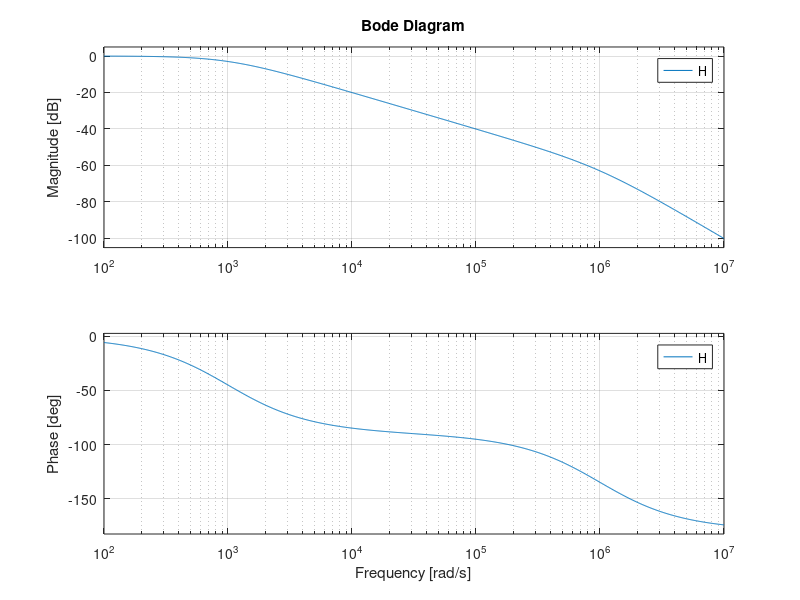
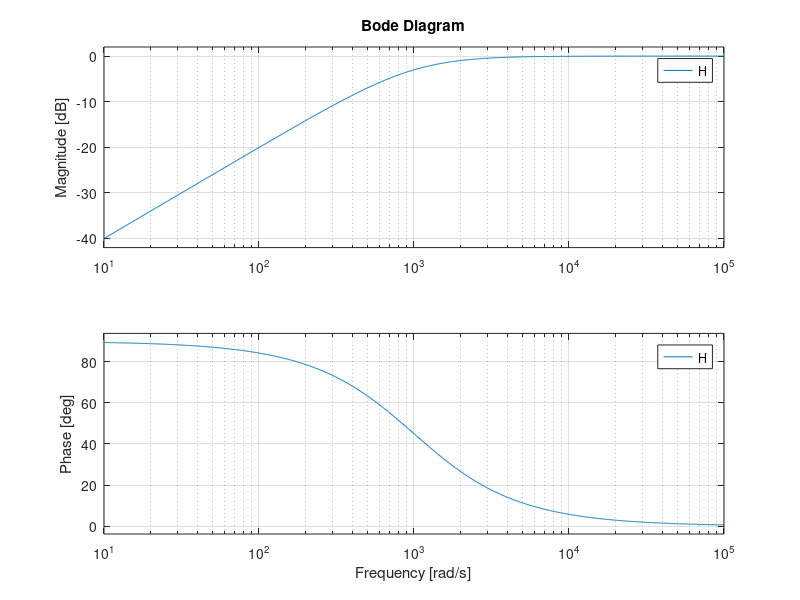

Source code (MATLAB) for these figures, in order:
%% Pasa bajos - Primer oden
clc
clear all

R = 1e3;
C = 1e-6; 
s = tf('s');
H = 1 / (R*C*s + 1);
%num = [1];
%den = [R*C 1];
%H = tf(num,den);
figure(1)
bode(H)
grid('on')

%% Pasa altos - Primer orden
clc
clear all

R = 1e3;
C = 1e-6; 
num = [R*C 0];
den = [R*C 1];
H = tf(num, den);
figure(2)
bode(H)
grid('on')

%% Pasa bajos - Segundo oden
clc
clear all

R = 1e3;
L = 1e-3;
C = 1e-6; 
s = tf('s');
H = 1 / (C*L*(s*s)+R*C*s + 1);
figure(1)
bode(H)
grid('on')